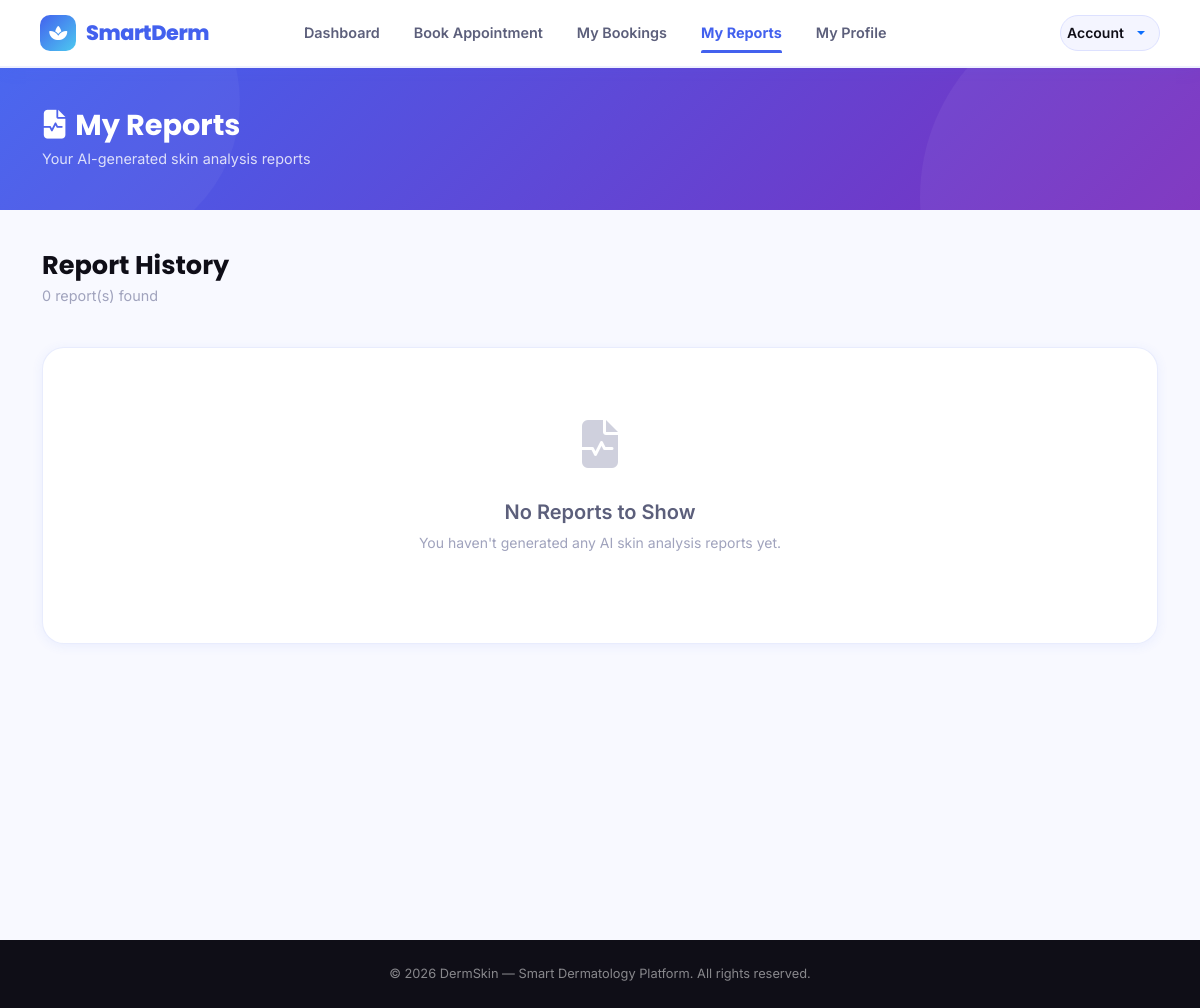
Before: /myReports/ (signed in) with the older database file.
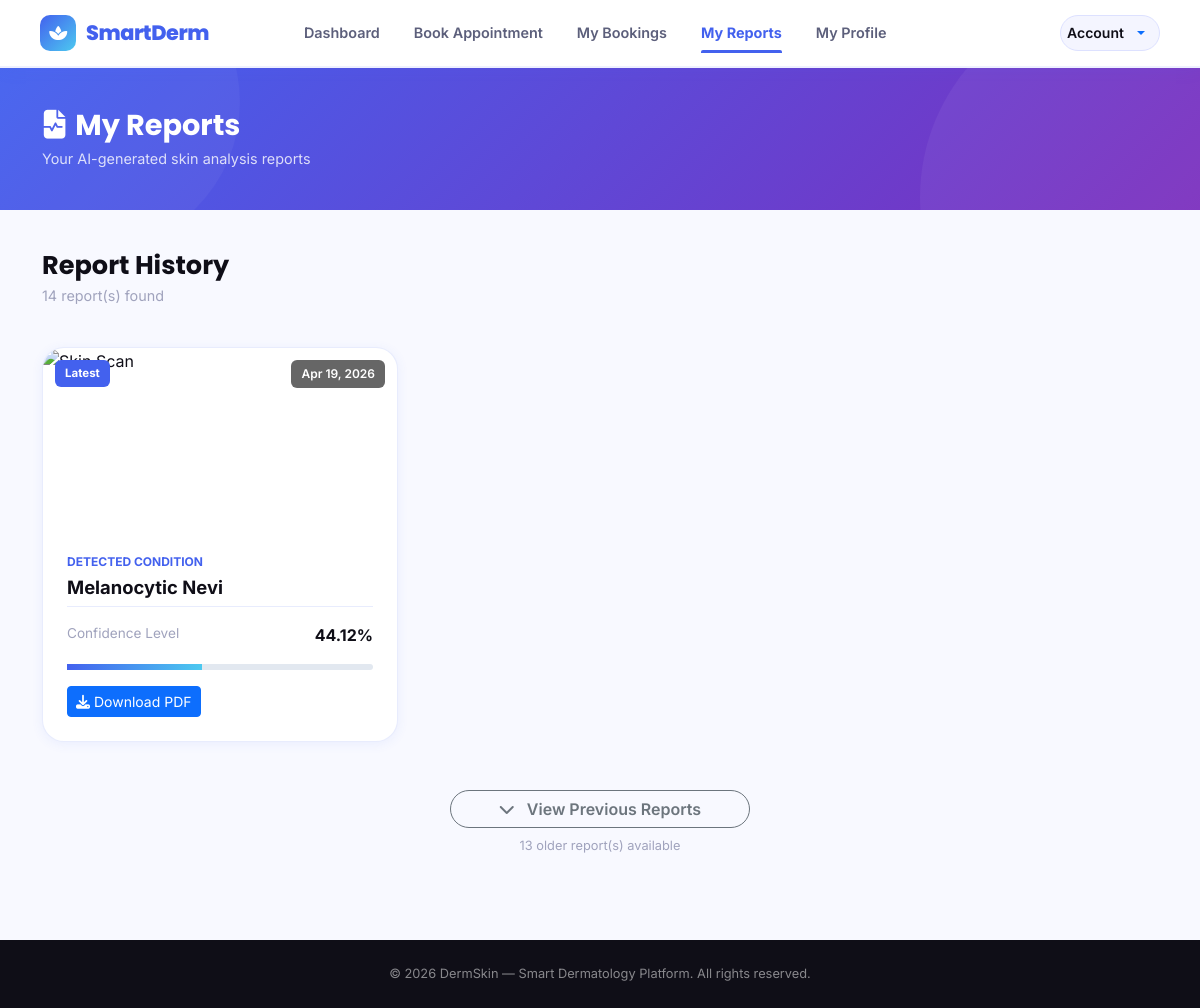
After: the same page with the newer database file.
### patient/models.py (models this page shows, shortened)
class tbl_report(models.Model):
    patient = models.ForeignKey(tbl_patient, on_delete=models.CASCADE, related_name='reports')
    disease = models.CharField(max_length=200)
    confidence = models.CharField(max_length=50)
    image = models.ImageField(upload_to='patient_reports/')
    report_date = models.DateTimeField(auto_now_add=True)
    appointment = models.ForeignKey(tbl_appointment,on_delete=models.CASCADE,null=True,blank=True)
    prescription = models.TextField(null=True, blank=True)

### patient/views.py (the view)
# urls.py: path('myReports/',views.myReports, name='myReports'),
def myReports(request):
    patient_id = request.session.get('pid')
    if not patient_id:
        return redirect('webguest:login')
    patient = tbl_patient.objects.get(id=patient_id)
    reports = tbl_report.objects.filter(patient=patient).order_by('-report_date')
    context = {
        'reports': reports
    }
    return render(request, 'patient/myReports.html', context)

### patient/Templates/patient/myReports.html (shortened to what the changed rows need)
{% extends 'base/header.html' %}
{% block content %}
<div class="page-banner">
    <div class="container position-relative" style="z-index:1">
        <h1><i class="fas fa-file-medical-alt me-2"></i>My Reports</h1>
    </div>
</div>
<div class="page-wrapper">
    <div class="container">
        <div class="d-flex justify-content-between align-items-center mb-4" data-aos="fade-up">
            <div>
                <h2 class="section-heading">Report History</h2>
                <p class="section-subheading">{{ reports|length }} report(s) found</p>
            </div>
        </div>
        <div class="row g-4" id="reports-container">
            {% if reports %}
                {% for report in reports %}
                <div class="col-md-6 col-lg-4 report-card {% if not forloop.first %}extra-report{% endif %}"
                     data-aos="fade-up"
                     {% if not forloop.first %}style="display: none;"{% endif %}>
                    <div class="ds-card h-100">
                        <div class="ds-card-body p-0">
                            <div style="height: 180px; width: 100%; border-radius: 16px 16px 0 0; overflow: hidden; position: relative;">
                                {% if forloop.first %}
                                <div style="position: absolute; top: 12px; left: 12px; background: var(--primary); color: white; padding: 4px 10px; border-radius: 6px; font-size: 0.72rem; font-weight: 700;">
                                    Latest
                                </div>
                                {% endif %}
                                <div style="position: absolute; top: 12px; right: 12px; background: rgba(0,0,0,0.6); color: white; padding: 4px 10px; border-radius: 6px; font-size: 0.75rem; font-weight: 600;">
                                    {{ report.report_date|date:"M d, Y" }}
                                </div>
                            </div>
                            <div class="p-4">
                                <div style="font-size: 0.75rem; text-transform: uppercase; font-weight: 700; color: var(--primary); margin-bottom: 4px;">
                                    Detected Condition
                                </div>
                                <h4 style="font-size: 1.15rem; font-weight: 700;">
                                    {{ report.disease }}
                                </h4>
                                <div class="d-flex justify-content-between pt-3" style="border-top: 1px solid var(--border);">
                                    <span style="font-size: 0.85rem; color: var(--text-muted);">Confidence Level</span>
                                    <span style="font-weight: 700;">{{ report.confidence }}%</span>
                                </div>
                                <div class="mt-3">
                                    <div style="height: 6px; background: #e2e8f0; border-radius: 3px;">
                                        <div style="height: 100%; width: {{ report.confidence }}%; background: linear-gradient(90deg, var(--primary), var(--secondary));"></div>
                                    </div>
                                </div>
                                <div class="mt-3 d-flex gap-2">
                                    <a href="{% url 'webpatient:download_report_pdf' report.id %}"
                                       class="btn btn-sm btn-primary">
                                        <i class="fas fa-download"></i> Download PDF
                                    </a>
                                </div>
                            </div>
                        </div>
                    </div>
                </div>
                {% endfor %}
            {% else %}
            <div class="col-12" data-aos="fade-up">
                <div class="ds-card">
                    <div class="ds-card-body">
                        <div class="empty-state text-center py-5">
                            <i class="fas fa-file-medical-alt" style="font-size: 3rem; opacity: 0.5;"></i>
                            <h5 class="mt-3">No Reports to Show</h5>
                            <p>You haven't generated any AI skin analysis reports yet.</p>
                        </div>
                    </div>
                </div>
            </div>
            {% endif %}
        </div>
        {% if reports|length > 1 %}
        <div class="text-center mt-5" data-aos="fade-up">
            <button id="toggle-reports-btn" onclick="toggleReports()" class="btn btn-outline-secondary px-5"
                style="border-radius: 50px; font-weight: 600;">
                <i class="fas fa-chevron-down me-2" id="toggle-icon"></i>
                <span id="toggle-label">View Previous Reports</span>
            </button>
            <p class="mt-2" style="font-size: 0.8rem; color: var(--text-muted);">
                <span id="hidden-count">{{ reports|length|add:"-1" }}</span> older report(s) available
            </p>
        </div>
        {% endif %}
    </div>
</div>
{% endblock %}

Changed rows visible on the page:
added tbl_report: report_date "Apr 19, 2026", disease "Melanocytic Nevi", confidence "44.12"
Other visible differences:
{{ reports|length }}: "0" → "14"
{{ reports|length|add:"-1" }}: (not shown) → "13"
text no longer shown: "No Reports to Show You haven't generated any AI skin analysis reports yet."
text now shown: "View Previous Reports older report(s) available"
